Frame 1 (no input): blank canvas, image omitted
Frame 60 (no input): blank canvas, image omitted
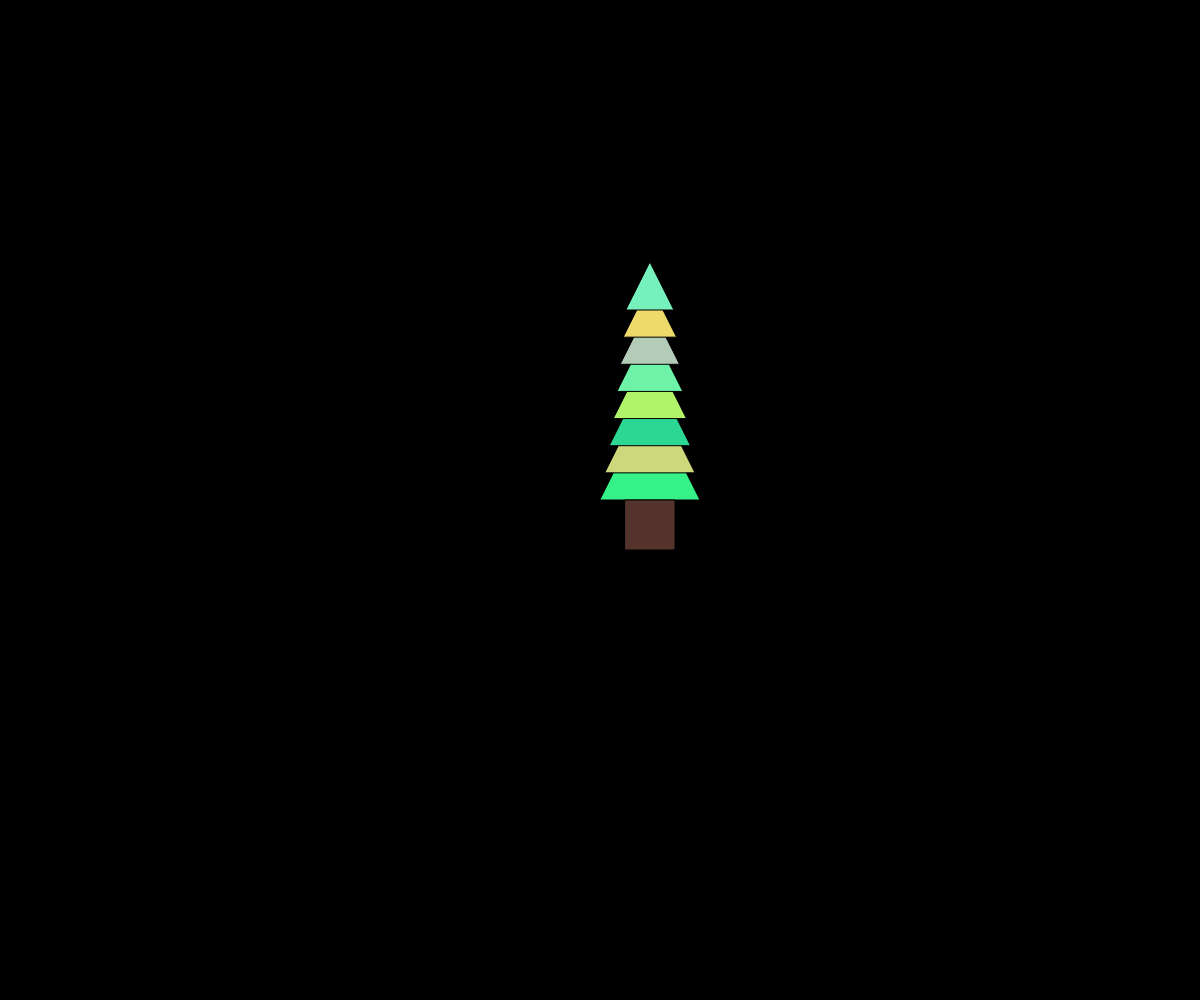
Frame 120 (the mouse pressed at the canvas centre since frame 60)

The p5.js sketch whose frames 1 and 60 were blank and that drew this single picture after the mouse press (run headless with seeded random() and noise() and a simulated clock; from frame 60 on, the mouse is pressed at the canvas centre):

// p5.js sketch
// ── sketch.js
function setup() {
	createCanvas(windowWidth, windowHeight);
	background(0);
}

function draw() {
	
}

function mousePressed(){
    //tree
    let amount = 8; // amount of triangle
    let shift_up = random(20,30); // len of upward displacement
    let tri_base_ori = 100; // the first len of triangle base
    let tri_base_curr = tri_base_ori; // current len of triangle base
    let tri_base_ratio = 0.9; // the ratio of triangle reduction
    let x1, x2, x3, y1, y2, y3;
    let x1_shift = 0;
    for (let i = 0; i < amount; i++){
        if (i != 0){
            tri_base_curr = tri_base_ori * pow(tri_base_ratio, i);
            x1_shift = (tri_base_ori - tri_base_ori * pow(tri_base_ratio, i)) / 2;
        }
        x1 = mouseX + x1_shift;
        y1 = mouseY - i * shift_up;
        x2 = x1 + tri_base_curr;
        y2 = mouseY - i * shift_up;
        x3 = x1 + tri_base_curr / 2;
        y3 = mouseY - tri_base_curr / 2 * 2 - i * shift_up;
        fill(random(255), random(200, 255), random(100, 200));
        triangle(x1, y1, x2, y2, x3, y3);
    }

    //root
    let rect_len = tri_base_ori / 2;
    let rect_x = mouseX + tri_base_ori / 4;
    let rect_y = mouseY;
    fill(random(60, 110), random(40, 60), random(40, 60));
    rect(rect_x, rect_y, rect_len, rect_len);
}
